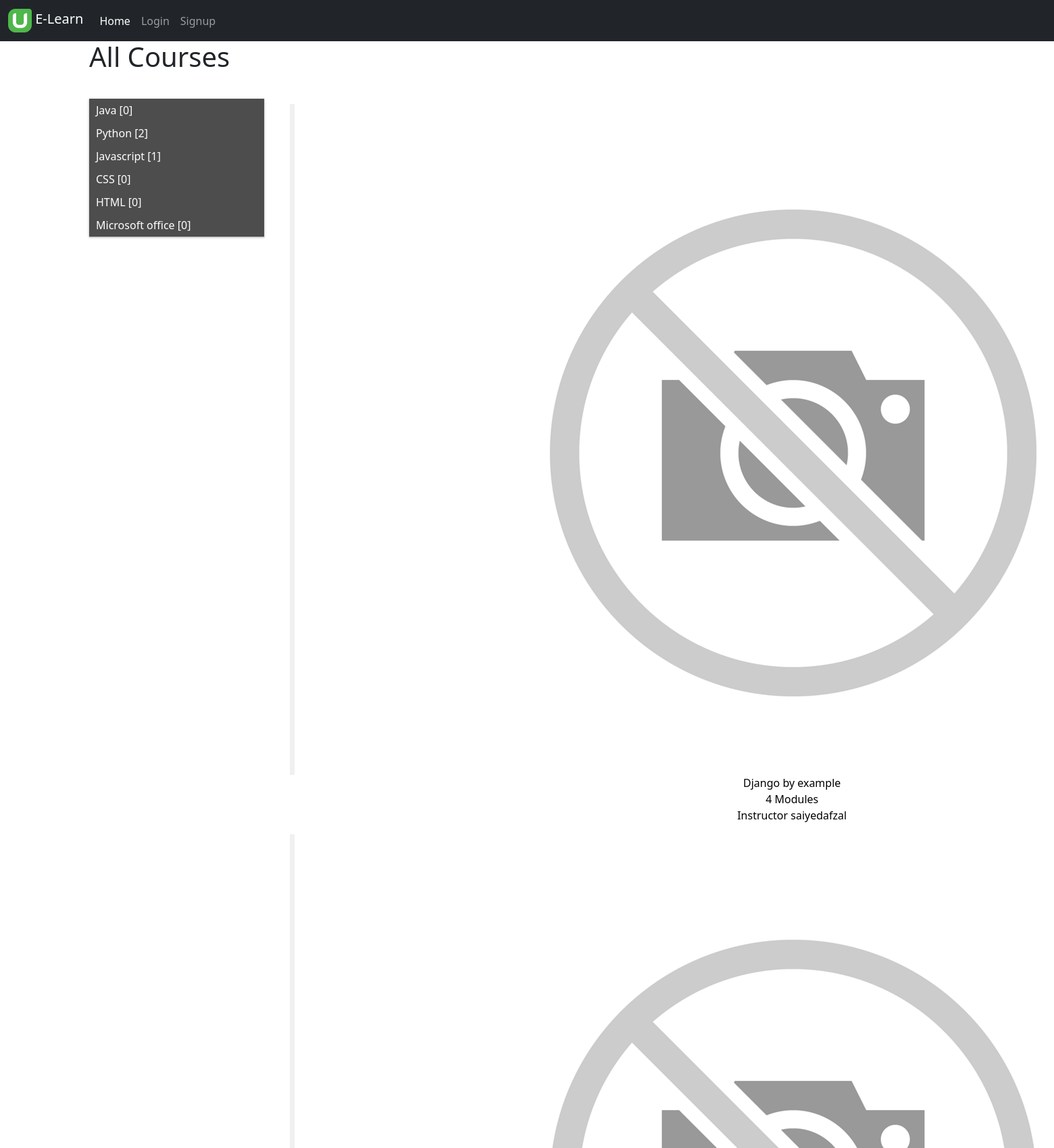
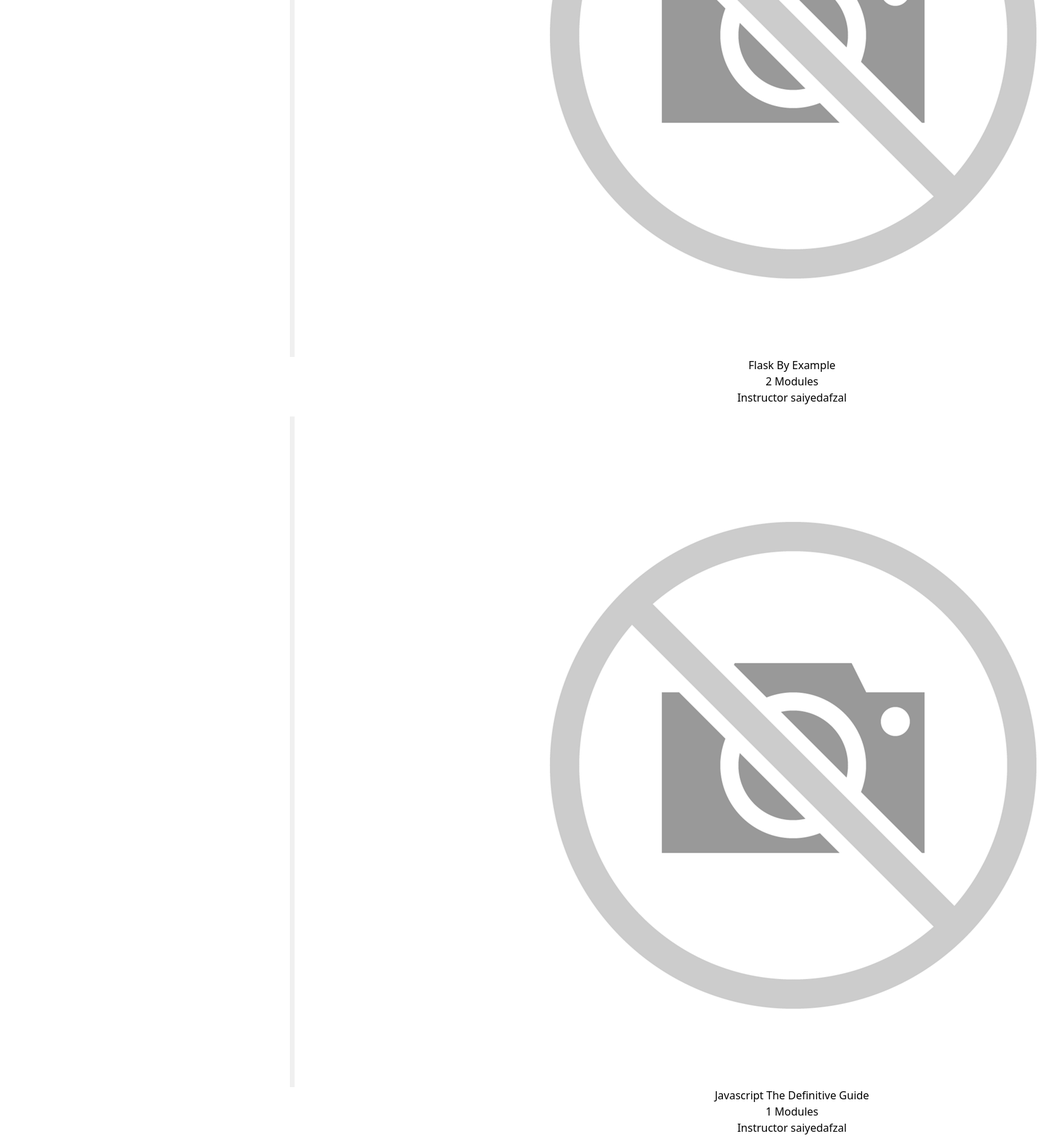
The page / on the database its author committed (2 pictures, top to bottom).
### courses/models.py (models this page shows, shortened)
class Subject(models.Model):
    title = models.CharField(max_length=200, db_index=True)
    slug = models.SlugField(max_length=200, unique=True, db_index=True)
    class Meta:
        ordering = ('title',)
        index_together = ('id', "slug")

class Course(models.Model):
    subject = models.ForeignKey(Subject, on_delete=models.CASCADE, related_name='courses')
    owner =  models.ForeignKey(User, on_delete=models.CASCADE, related_name='courses_created')
    title = models.CharField(max_length=200, db_index=True)
    image = ThumbnailerImageField(upload_to=course_image, default='images/default.png')
    slug = models.SlugField(max_length=200, unique=True, db_index=True)
    overview = models.TextField()
    student = models.ManyToManyField(User, related_name='enrolled_courses')
    created = models.DateTimeField(auto_now_add=True)
    updated = models.DateTimeField(auto_now=True)
    class Meta:
        ordering = ('-created',)
        index_together = ('id', 'slug')

### courses/views.py (the view)
# urls.py: path('', CourseListView.as_view(), name="course_list"),
class CourseListView(TemplateResponseMixin, View):
    template_name = 'courses/courses_list.html'
    model = Course
    def get(self, request, subject=None):
        subjects = cache.get('all_subjects')
        if not subjects:
            subjects = Subject.objects.annotate(courses_count=Count('courses'))
            cache.set('all_subjects', subjects)
        all_courses = Course.objects.annotate(module_count=Count('modules'))
        if subject:
            subject = get_object_or_404(Subject, slug=subject)
            key = f"subject_{subject.id}_courses"
            courses = cache.get(key)
            if not courses:
                courses = all_courses.filter(subject=subject)
                cache.set(key, courses)
        else:
            courses = cache.get('all_courses')
            if not courses:
                courses = all_courses
                cache.set('all_courses', courses)
        return self.render_to_response({'subject': subject, 'subjects': subjects, 'courses': courses})

### courses/templates/courses/courses_list.html (shortened to what this page needs)
{% extends 'base.html' %}
{% load static %}
{% load thumbnail %}
{% block css %}
<link href="{% static 'css/course_list.css' %}" rel="stylesheet" type="text/css">
{% endblock %}
{% block content %}
<section class="main-section">
    <h1 class="main-title">{% if subject %}{{subject.title}} Course Lists{% else %}All Courses{% endif %}</h1>
    <article class="sidebar">
        <ul class="sidebar-list">
            {% for s in subjects %}
            <li class="list-item"><a href="{% url 'courses:course_list_subject' s.slug  %}" {% if s.id == subject.id %}class="active"{% endif %}>{{s.title}} [{{s.courses_count}}]</a></li>
            {% endfor %}
        </ul>
    </article>
    <article class="contents">
        {% for i in courses %}
            <div class="course-item">
                <a href="{% url 'courses:course_detail' i.slug %}" class="course-item-link">
                    <img src="{% thumbnail i.image 220x150 crop %}" class="" alt="course-image">
                    <p>{{i.title}}</p>
                    <p>{{i.module_count}} Modules</p>
                    <p>Instructor {{i.owner.username}}</p>
                </a>
            </div>
        {% empty %}
                <h5>There is No Course For {{subject.title}}</h5>
        {% endfor %}
    </article>
</section>
{% endblock %}

### static/css/course_list.css (style rules this page uses)
.main-section { display: -ms-grid; display: grid; -ms-grid-columns: 140px auto; grid-template-columns: 140px auto; grid-template-areas: "title title" "sidebar content"; row-gap: 30px; }
@media (min-width: 900px) { .main-section { -ms-grid-columns: 20% 80%; grid-template-columns: 20% 80%; } }
.main-title { -ms-grid-row: 1; -ms-grid-column: 1; -ms-grid-column-span: 2; grid-area: title; }
.sidebar { -ms-grid-row: 2; -ms-grid-column: 1; grid-area: sidebar; min-width: 140px; }
.sidebar .sidebar-list { list-style: none; padding: 0; -webkit-box-shadow: rgba(60, 64, 67, 0.3) 0px 1px 2px 0px, rgba(60, 64, 67, 0.15) 0px 1px 3px 1px; box-shadow: rgba(60, 64, 67, 0.3) 0px 1px 2px 0px, rgba(60, 64, 67, 0.15) 0px 1px 3px 1px; }
.sidebar .sidebar-list .list-item { color: black; }
.sidebar .sidebar-list .list-item a { text-decoration: none; display: block; padding: 5px 10px; background: #4d4d4d; color: white; }
.contents { -ms-grid-row: 2; -ms-grid-column: 2; grid-area: content; padding: 0px 30px; display: -webkit-box; display: -ms-flexbox; display: flex; -ms-flex-wrap: wrap; flex-wrap: wrap; }
.contents .course-item { display: -webkit-box; display: -ms-flexbox; display: flex; }
.contents .course-item .course-item-link { text-decoration: none; display: -webkit-box; display: -ms-flexbox; display: flex; -webkit-box-orient: vertical; -webkit-box-direction: normal; -ms-flex-direction: column; flex-direction: column; -webkit-box-align: center; -ms-flex-align: center; align-items: center; padding: 8px; border-radius: 2px; color: black; }
.contents .course-item .course-item-link p { margin: 0; }

### courses/templates/base.html (style rules this page uses)
* { box-sizing: border-box; }
html { height: 100%; }
body { display: grid; grid-template-rows: 60px auto 50px; grid-template-areas: "header" "main" "footer"; height: 100%; }

### rows shown on the page
Subject: title "Java", courses_count "0"
Subject: title "Python", courses_count "2"
Subject: title "Javascript", courses_count "1"
Subject: title "CSS", courses_count "0"
Subject: title "HTML", courses_count "0"
Subject: title "Microsoft office", courses_count "0"
Course: image (placeholder picture), title "Django by example", module_count "4", owner.username "saiyedafzal"
Course: image (placeholder picture), title "Flask By Example", module_count "2", owner.username "saiyedafzal"
Course: image (placeholder picture), title "Javascript The Definitive Guide", module_count "1", owner.username "saiyedafzal"
